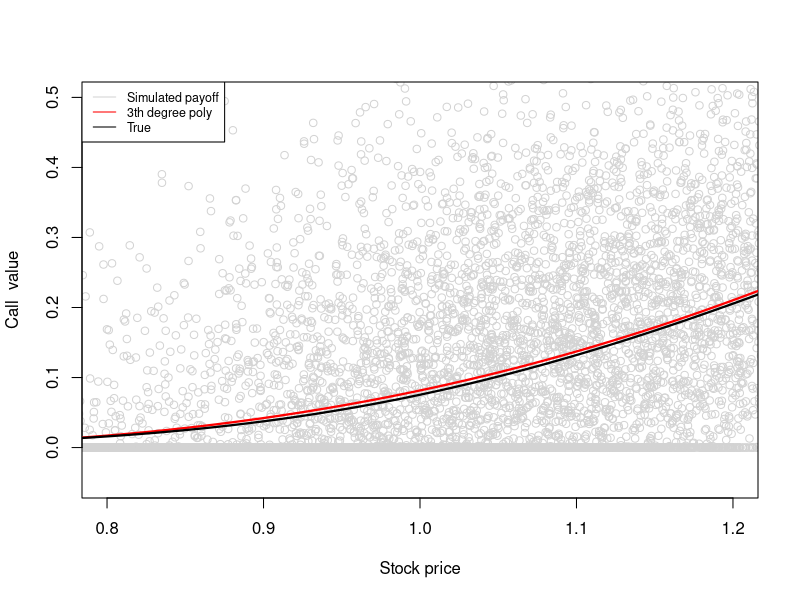
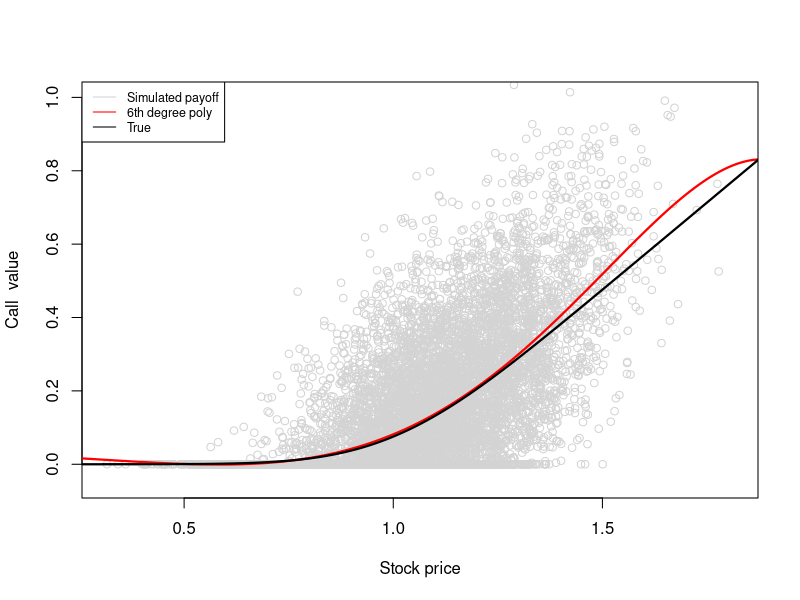
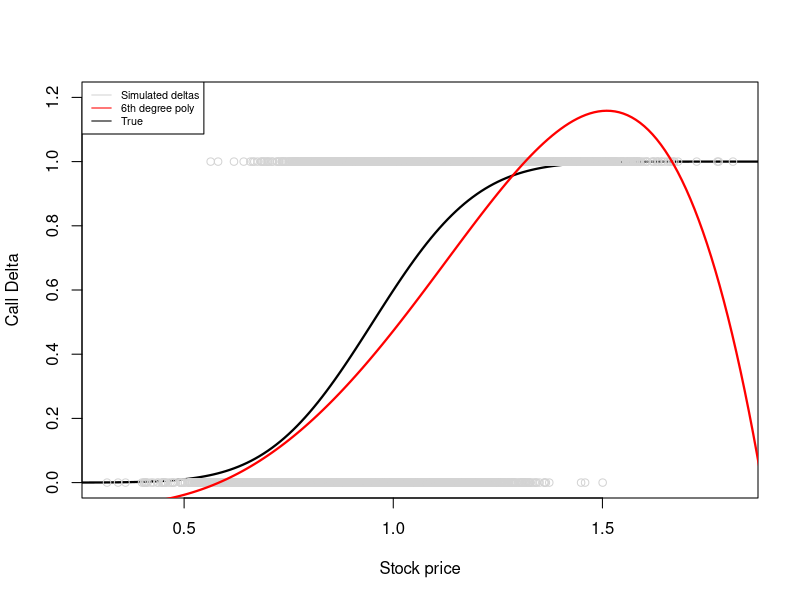
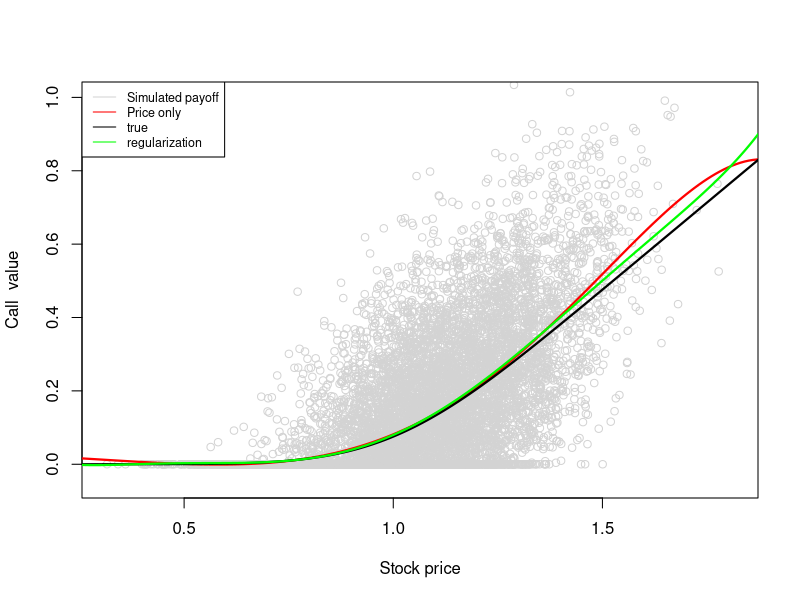
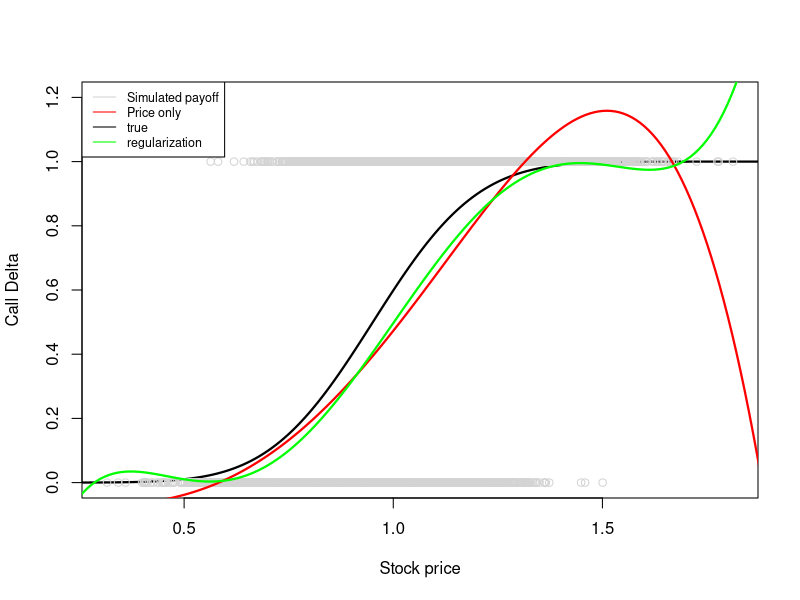

Here is the R script that generated these plots, in order:
##Plot of Bachlier model with interest r=0.05
nonZeroRateBachelierCall<-function(S,T,K,vol,r){
  d<-(S*exp(r*(T))-K)/(sqrt((vol^2/(2*r))*(exp(2*r*(T))-1)))
  CallDelta<-pnorm(d,0,1)
  CallPrice<-exp(-r*(T))*(S-K)*CallDelta+exp(-r*(T))*(sqrt((vol^2/(2*r))*(exp(2*r*(T))-1)))*dnorm(d,0,1)
  return(list(Price=CallPrice, Delta=CallDelta))
  }

set.seed(1)
S0<-1
r = 0.05
T<-1
K<-1
vol=0.2

TruePrice<-nonZeroRateBachelierCall(S0,T,K,vol,r)$Price

N<-10000
Powers<-0:6
M<-length(Powers)
CoefMatrix<-matrix(0,nrow=length(Powers),1)
Sim1<-rnorm(N,0,1)
Sim2<-rnorm(N,0,1)

S1<-S0+S0*r+vol*sqrt(T)*Sim1
S2<-S1+vol*sqrt(T)*Sim2
CallPayoff<-pmax(S2-K,0)
CallDelta<-S2>K
X1<-S1^0; 
X2<-rep(0, length(S1))

dummy<-sd(CallPayoff)/sd(CallDelta)
w<-1

for (k in 2:length(Powers)) {
  X1<-cbind(X1,S1^Powers[k])
  X2<-cbind(X2,Powers[k]*S1^(Powers[k]-1))
}
loss <- function(beta) {
  b = beta
  return(w*(t(X1%*%b-CallPayoff))%*%(X1%*%b-CallPayoff)+(1-w)*(t(X2%*%b-CallDelta))%*%(X2%*%b-CallDelta))
}
Grad <- function(beta) {
  b = beta
  return(2*w*((t(X1)%*%X1)%*%b)-2*w*(t(X1)%*%CallPayoff)+2*(1-w)*((t(X2)%*%X2)%*%b)-2*w*(t(X2)%*%CallDelta))
}

func1 <- function(beta){
  out <- loss(beta)
  attr(out, 'gradient') <- Grad(beta)
  return(out)
}

Coef = optim(c(0,0,0,0,0,0,0), func1, method = "BFGS")

Srange<-EstPricesimple<-EstDeltasimple<-SimEstDelta<-10:200/100

for (i in 1:length(Srange)){
  EstPricesimple[i]<-t(Coef$par)%*%Srange[i]^Powers
  EstDeltasimple[i]<-t(Coef$par[2:length(Powers)])%*% ( Powers[2:length(Powers)]*(Srange[i]^(Powers[2:length(Powers)]-1)))
}

tst<-nonZeroRateBachelierCall(Srange,T,K,vol,r)

##First plot
xrange<-c(0.8,1.2)
par(mfrow=c(1,1))
#jpeg("Fig1.jpg", units="in", width=5, height=5, res=300)
plot(S1,CallPayoff,col="light grey", ylim=c(-0.05,0.5),xlim=xrange,xlab="Stock price", ylab="Call  value")
points(Srange,EstPricesimple,type='l',col="red", lwd = 2.2)
points(Srange,tst$Price,type='l', lwd = 2.2)
legend("topleft" , legend=c("Simulated payoff", "3th degree poly", "True"),
       col=c("light grey", "red","black" ),lty=1,  cex = 0.75)
dev.off()

xrange<-c(min(S1),max(S1))
par(mfrow=c(1,1))
#jpeg("Fig1.jpg", units="in", width=5, height=5, res=300)
plot(S1,CallPayoff,col="light grey", ylim=c(-0.05,1.0),xlim=xrange,xlab="Stock price", ylab="Call  value")
points(Srange,EstPricesimple,type='l',col="red", lwd = 2.2)
points(Srange,tst$Price,type='l', lwd = 2.2)
legend("topleft" , legend=c("Simulated payoff", "6th degree poly", "True"),
       col=c("light grey", "red","black" ),lty=1,  cex = 0.75)
plot(Srange,tst$Delta,type='l',col="black",lwd = 2.2, xlim=xrange,ylim=c(0,1.2), xlab="Stock price", ylab="Call Delta")
points(S1,CallDelta,col="light grey")
points(Srange,EstDeltasimple,type='l',col="red", lwd = 2.2)
legend("topleft" , legend=c("Simulated deltas", "6th degree poly", "True"),
       col=c("light grey", "red","black" ),lty=1,  cex = 0.65)
##Plotting with different weights in 6th degree poly
set.seed(1)
S0<-1
r = 0.05
T<-1
K<-1
vol=0.2

TruePrice<-nonZeroRateBachelierCall(S0,T,K,vol,r)$Price

N<-10000
Powers<-0:6
M<-length(Powers)
CoefMatrix<-matrix(0,nrow=length(Powers),1)
Sim1<-rnorm(N,0,1)
Sim2<-rnorm(N,0,1)

S1<-S0+S0*r+vol*sqrt(T)*Sim1
S2<-S1+vol*sqrt(T)*Sim2
CallPayoff<-pmax(S2-K,0)
CallDelta<-S2>K
X1<-S1^0; 
X2<-rep(0, length(S1))

dummy<-sd(CallPayoff)/sd(CallDelta)
w<-1/(1+dummy)

for (k in 2:length(Powers)) {
  X1<-cbind(X1,S1^Powers[k])
  X2<-cbind(X2,Powers[k]*S1^(Powers[k]-1))
}
loss <- function(beta) {
  b = beta
  return(w*(t(X1%*%b-CallPayoff))%*%(X1%*%b-CallPayoff)+(1-w)*(t(X2%*%b-CallDelta))%*%(X2%*%b-CallDelta))
}
Grad <- function(beta) {
  b = beta
  return(2*w*((t(X1)%*%X1)%*%b)-2*w*(t(X1)%*%CallPayoff)+2*(1-w)*((t(X2)%*%X2)%*%b)-2*w*(t(X2)%*%CallDelta))
}

func1 <- function(beta){
  out <- loss(beta)
  attr(out, 'gradient') <- Grad(beta)
  return(out)
}

Coef = optim(c(0,0,0,0,0,0,0), func1, method = "BFGS")

Srange<-EstPricesimple50<-EstDeltasimple50<-10:200/100

for (i in 1:length(Srange)){
  EstPricesimple50[i]<-t(Coef$par)%*%Srange[i]^Powers
  EstDeltasimple50[i]<-t(Coef$par[2:length(Powers)])%*% ( Powers[2:length(Powers)]*(Srange[i]^(Powers[2:length(Powers)]-1)))
}
#plot
xrange<-c(min(S1),max(S1))
par(mfrow=c(1,1))
#jpeg("Fig1.jpg", units="in", width=5, height=5, res=300)
plot(S1,CallPayoff,col="light grey", ylim=c(-0.05,1.0),xlim=xrange,xlab="Stock price", ylab="Call  value")
points(Srange,EstPricesimple,type='l',col="red", lwd = 2.2)
points(Srange,tst$Price,type='l', lwd = 2.2)
points(Srange,EstPricesimple50,type='l',col="green", lwd = 2.2)
legend("topleft" , legend=c("Simulated payoff", "Price only","true", "regularization"),
       col=c("light grey", "red","black","green"),lty=1,  cex = 0.75)


plot(Srange,tst$Delta,type='l',col="black",lwd = 2.2, xlim=xrange,ylim=c(0,1.2), xlab="Stock price", ylab="Call Delta")
points(S1,CallDelta,col="light grey")
points(Srange,EstDeltasimple,type='l',col="red", lwd = 2.2)
points(Srange,EstDeltasimple50,type='l',col="green", lwd = 2.2)
legend("topleft" , legend=c("Simulated payoff", "Price only","true", "regularization"),
       col=c("light grey", "red","black","green"),lty=1,  cex = 0.75)
